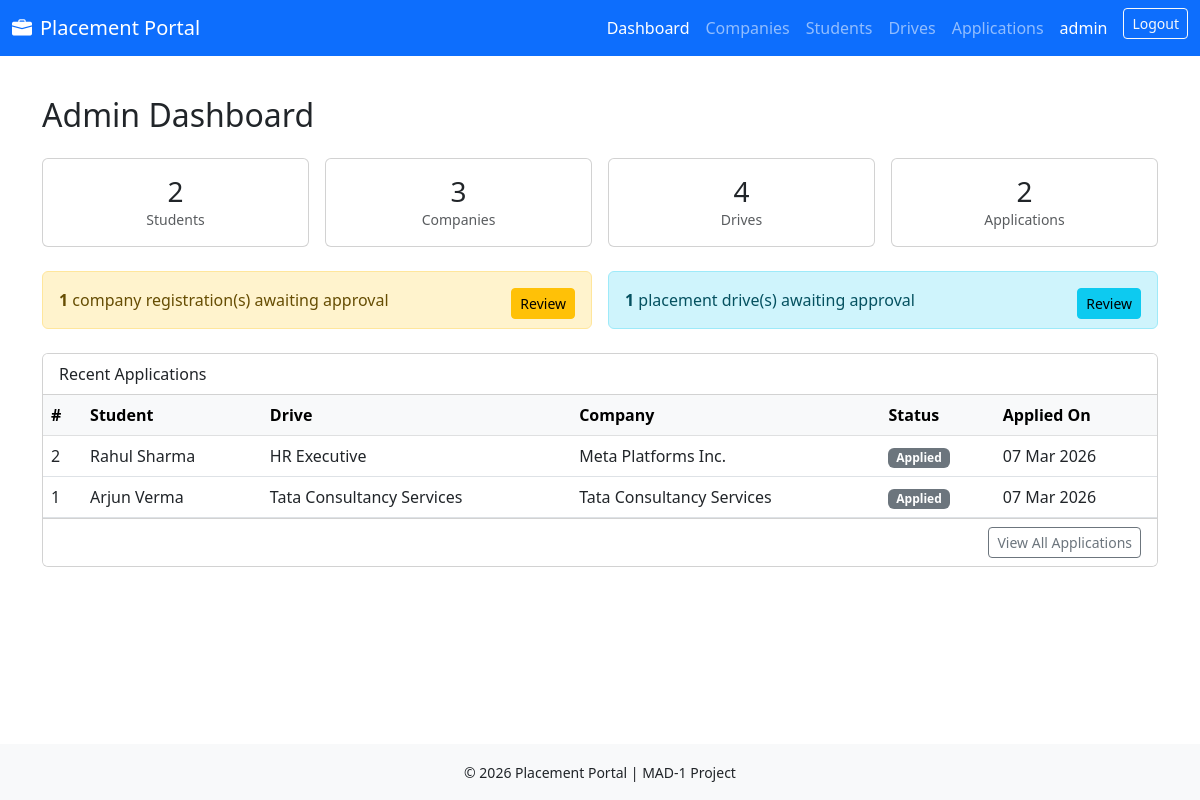
The page /admin/dashboard (signed in) on the database its author committed.
### app/models.py (models this page shows, shortened)
class User(db.Model, UserMixin):
    __tablename__ = 'users'
    id = db.Column(db.Integer, primary_key=True)
    username = db.Column(db.String(50), unique=True,nullable=False)
    email = db.Column(db.String(120), unique=True,nullable=False)
    password = db.Column(db.String(200),nullable=False)
    role = db.Column(db.String(20),nullable=False)
    active= db.Column(db.Boolean,default=True)
    is_blacklisted=db.Column(db.Boolean,default=False)
    created_at= db.Column(db.DateTime, default=datetime.utcnow)
    student_profile= db.relationship('Student' , backref='user', uselist= False, cascade='all,delete-orphan')
    company_profile= db.relationship('Company' , backref='user', uselist= False, cascade='all,delete-orphan')
    @property
    def is_active(self):
        return self.active and not self.is_blacklisted

class Application(db.Model):
    __tablename__ = 'applications'
    id           = db.Column(db.Integer, primary_key=True)
    student_id   = db.Column(db.Integer, db.ForeignKey('students.id'), nullable=False)
    drive_id     = db.Column(db.Integer, db.ForeignKey('placement_drives.id'), nullable=False)
    applied_date = db.Column(db.DateTime, default=datetime.utcnow)
    status       = db.Column(db.String(20), default='applied')
    cover_note   = db.Column(db.Text)
    __table_args__ = (
        db.UniqueConstraint('student_id', 'drive_id', name='unique_student_drive'),
    )

class Student(db.Model):
    __tablename__='students'
    id             = db.Column(db.Integer, primary_key=True)
    user_id        = db.Column(db.Integer,db.ForeignKey('users.id'),nullable=False,unique=True)
    name           = db.Column(db.String(100), nullable=False)
    roll_number    =db.Column(db.String(50),unique=True,nullable=False)
    branch         = db.Column(db.String(100),nullable=False)
    cgpa            =db.Column(db.Float,default=0.0)
    phone           = db.Column(db.String(20),unique=True)
    graduation_year = db.Column(db.Integer)
    resume_filename = db.Column(db.String(200))
    bio             = db.Column(db.Text)
    created_at      = db.Column(db.DateTime, default=datetime.utcnow)
    __table_args__ = (
    CheckConstraint('cgpa >= 0 AND cgpa <= 10', name='check_cgpa_range'),
    )
    applications = db.relationship('Application', backref='student',lazy=True,cascade='all,delete-orphan')

class PlacementDrive(db.Model):
    __tablename__='placement_drives'
    id             = db.Column(db.Integer, primary_key=True)
    company_id     = db.Column(db.Integer, db.ForeignKey('companies.id'), nullable=False)
    job_title      = db.Column(db.String(100), nullable=False)
    job_description = db.Column(db.Text,nullable=False)
    eligibility_criteria = db.Column(db.Text)
    package          =db.Column(db.String(50))
    location         =db.Column(db.String(100))
    deadline         =db.Column(db.Date, nullable=False)
    status           =db.Column(db.String(20), default='pending')
    created_at       =db.Column(db.DateTime, default=datetime.utcnow)
    applications = db.relationship('Application', backref='drive', lazy=True, cascade='all, delete-orphan')

class Company(db.Model):
    __tablename__='companies'
    id         = db.Column(db.Integer,primary_key=True)
    user_id    = db.Column(db.Integer,db.ForeignKey('users.id'),nullable=False)
    company_name = db.Column(db.String(100),nullable=False)
    hr_contact  = db.Column(db.String(100))
    website     = db.Column(db.String(200))
    description = db.Column(db.Text)
    industry    = db.Column(db.String(100))
    approval_status = db.Column(db.String(20))
    drives = db.relationship('PlacementDrive', backref='company',lazy=True,cascade='all,delete-orphan')

### app/routes/admin.py (the view)
@admin_bp.route('/dashboard')
@login_required
@admin_required
def dashboard():
    total_students=Student.query.count()
    total_companies=Company.query.count()
    total_drives=PlacementDrive.query.count()
    total_applications=Application.query.count()
    pending_companies = Company.query.filter_by(approval_status='pending').count()
    pending_drives = PlacementDrive.query.filter_by(status='pending').count()
    recent_applications = Application.query.order_by(Application.applied_date.desc()).limit(5).all()
    return render_template('admin/dashboard.html',
                           total_students=total_students,
                           total_companies=total_companies,
                           total_applications=total_applications,
                           total_drives=total_drives,
                           pending_companies=pending_companies,
                           pending_drives=pending_drives,
                           recent_applications=recent_applications)

### app/models.py (called while the page is built)
@login_manager.user_loader
def load_user(user_id):
    return User.query.get(int(user_id))

### app/routes/admin.py (called while the page is built)
def admin_required(f):
    @wraps(f)
    def decorated_function(*args, **kwargs):
        if not current_user.is_authenticated or current_user.role != 'admin':
            flash('Admin access required.', 'danger')
            return redirect(url_for('auth.login'))
        return f(*args, **kwargs)
    return decorated_function

### app/templates/admin/dashboard.html (shortened to what this page needs)
{% extends 'base.html' %}
{% block content %}
<h2 class="mb-4">Admin Dashboard</h2>
<div class="row g-3 mb-4">
    <div class="col-md-3">
        <div class="card text-center p-3">
            <h3 class="mb-0">{{ total_students }}</h3>
            <small class="text-muted">Students</small>
        </div>
    </div>
    <div class="col-md-3">
        <div class="card text-center p-3">
            <h3 class="mb-0">{{ total_companies }}</h3>
            <small class="text-muted">Companies</small>
        </div>
    </div>
    <div class="col-md-3">
        <div class="card text-center p-3">
            <h3 class="mb-0">{{ total_drives }}</h3>
            <small class="text-muted">Drives</small>
        </div>
    </div>
    <div class="col-md-3">
        <div class="card text-center p-3">
            <h3 class="mb-0">{{ total_applications }}</h3>
            <small class="text-muted">Applications</small>
        </div>
    </div>
</div>
<div class="row g-3 mb-4">
    {% if pending_companies > 0 %}
    <div class="col-md-6">
        <div class="alert alert-warning mb-0">
            <strong>{{ pending_companies }}</strong> company registration(s) awaiting approval
            <a href="{{ url_for('admin.companies') }}" class="btn btn-sm btn-warning float-end">Review</a>
        </div>
    </div>
    {% endif %}
    {% if pending_drives > 0 %}
    <div class="col-md-6">
        <div class="alert alert-info mb-0">
            <strong>{{ pending_drives }}</strong> placement drive(s) awaiting approval
            <a href="{{ url_for('admin.drives') }}" class="btn btn-sm btn-info float-end">Review</a>
        </div>
    </div>
    {% endif %}
</div>
<div class="card">
    <div class="card-header bg-white">
        Recent Applications
    </div>
    <div class="card-body p-0">
        <div class="table-responsive">
            <table class="table table-hover mb-0">
                <thead class="table-light">
                    <tr>
                        <th>#</th>
                        <th>Student</th>
                        <th>Drive</th>
                        <th>Company</th>
                        <th>Status</th>
                        <th>Applied On</th>
                    </tr>
                </thead>
                <tbody>
                    {% for app in recent_applications %}
                    <tr>
                        <td>{{ app.id }}</td>
                        <td>{{ app.student.name }}</td>
                        <td>{{ app.drive.job_title }}</td>
                        <td>{{ app.drive.company.company_name }}</td>
                        <td>
                            <span class="badge
                                {% if app.status == 'selected' %}bg-success
                                {% elif app.status == 'shortlisted' %}bg-primary
                                {% elif app.status == 'rejected' %}bg-danger
                                {% else %}bg-secondary{% endif %}">
                                {{ app.status | capitalize }}
                            </span>
                        </td>
                        <td>{{ app.applied_date.strftime('%d %b %Y') }}</td>
                    </tr>
                    {% else %}
                    <tr>
                        <td colspan="6" class="text-center text-muted py-3">No applications yet.</td>
                    </tr>
                    {% endfor %}
                </tbody>
            </table>
        </div>
    </div>
    {% if recent_applications %}
    <div class="card-footer text-end bg-white">
        <a href="{{ url_for('admin.applications') }}" class="btn btn-sm btn-outline-secondary">View All Applications</a>
    </div>
    {% endif %}
</div>
{% endblock %}

### app/templates/base.html (shortened to what this page needs)
<!DOCTYPE html>
<html lang="en">
<head>
    <link href="https://cdn.jsdelivr.net/npm/bootstrap@5.3.0/dist/css/bootstrap.min.css" rel="stylesheet">
    <link href="https://cdn.jsdelivr.net/npm/bootstrap-icons@1.11.3/font/bootstrap-icons.css" rel="stylesheet">
</head>
<body>
<nav class="navbar navbar-dark bg-primary">
    <div class="container-fluid">
        <a class="navbar-brand d-flex align-items-center" href="{{ url_for('auth.index') }}">
            <i class="bi bi-briefcase-fill me-2"></i>
            Placement Portal
        </a>
        <div>
            <ul class="navbar-nav flex-row gap-3">
                {% if current_user.is_authenticated %}
                    {% if current_user.role == 'admin' %}
                        <li class="nav-item">
                            <a class="nav-link text-white" href="{{ url_for('admin.dashboard') }}">Dashboard</a>
                        </li>
                        <li class="nav-item">
                            <a class="nav-link" href="{{ url_for('admin.companies') }}">Companies</a>
                        </li>
                        <li class="nav-item">
                            <a class="nav-link" href="{{ url_for('admin.students') }}">Students</a>
                        </li>
                        <li class="nav-item">
                            <a class="nav-link" href="{{ url_for('admin.drives') }}">Drives</a>
                        </li>
                        <li class="nav-item">
                            <a class="nav-link" href="{{ url_for('admin.applications') }}">Applications</a>
                        </li>
                    {% endif %}
                    <li class="nav-item">
                        <span class="nav-link text-white">{{ current_user.username }}</span>
                    </li>
                    <li class="nav-item">
                        <a class="btn btn-outline-light btn-sm" href="{{ url_for('auth.logout') }}">Logout</a>
                    </li>
                {% endif %}
            </ul>
        </div>
    </div>
</nav>
<main class="container mt-4">
    {% block content %}
    {% endblock %}
</main>
<footer class="bg-light text-center py-3 mt-4">
    <small>© 2026 Placement Portal | MAD-1 Project</small>
</footer>
</body>
</html>

### app/templates/base.html (style rules this page uses)
body { min-height: 100vh; display: flex; flex-direction: column; }
main { flex: 1; }

### rows shown on the page
User: username "admin"
Application: id "2", student.name "Rahul Sharma", drive.job_title "HR Executive", drive.company.company_name "Meta Platforms Inc.", status "Applied", applied_date "07 Mar 2026"
Application: id "1", student.name "Arjun Verma", drive.job_title "Tata Consultancy Services", drive.company.company_name "Tata Consultancy Services", status "Applied", applied_date "07 Mar 2026"

### other values the page prints
{{ total_students }} "2"
{{ total_companies }} "3"
{{ total_drives }} "4"
{{ total_applications }} "2"
{{ pending_companies }} "1"
{{ pending_drives }} "1"
